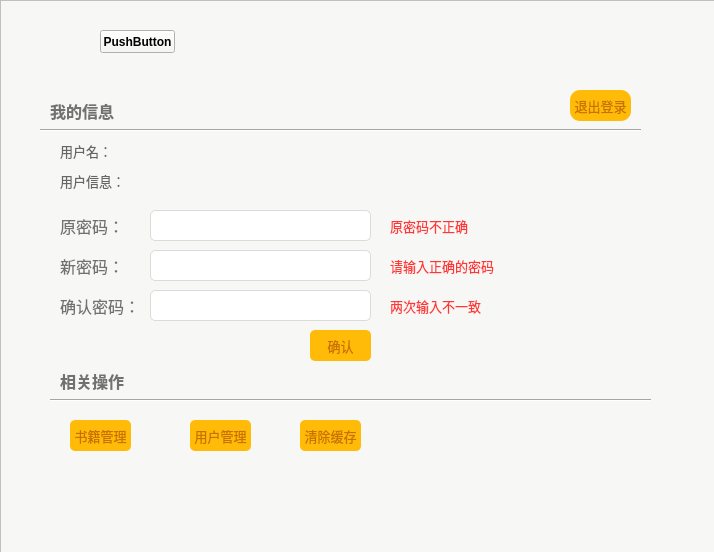
<?xml version="1.0" encoding="UTF-8"?>
<ui version="4.0">
 <class>admin</class>
 <widget class="QWidget" name="admin">
  <property name="geometry">
   <rect>
    <x>0</x>
    <y>0</y>
    <width>714</width>
    <height>552</height>
   </rect>
  </property>
  <property name="windowTitle">
   <string>admin</string>
  </property>
  <widget class="QFrame" name="frame">
   <property name="enabled">
    <bool>true</bool>
   </property>
   <property name="geometry">
    <rect>
     <x>0</x>
     <y>0</y>
     <width>791</width>
     <height>641</height>
    </rect>
   </property>
   <property name="sizePolicy">
    <sizepolicy hsizetype="Preferred" vsizetype="MinimumExpanding">
     <horstretch>0</horstretch>
     <verstretch>0</verstretch>
    </sizepolicy>
   </property>
   <property name="font">
    <font>
     <family>微软雅黑</family>
     <pointsize>14</pointsize>
     <weight>75</weight>
     <bold>true</bold>
    </font>
   </property>
   <property name="mouseTracking">
    <bool>false</bool>
   </property>
   <property name="autoFillBackground">
    <bool>false</bool>
   </property>
   <property name="styleSheet">
    <string notr="true">background-color:#f7f7f5;
font-weight:bold;</string>
   </property>
   <property name="frameShape">
    <enum>QFrame::StyledPanel</enum>
   </property>
   <property name="frameShadow">
    <enum>QFrame::Raised</enum>
   </property>
   <widget class="QLabel" name="label_21">
    <property name="geometry">
     <rect>
      <x>50</x>
      <y>100</y>
      <width>461</width>
      <height>21</height>
     </rect>
    </property>
    <property name="font">
     <font>
      <family>微软雅黑</family>
      <pointsize>12</pointsize>
      <weight>75</weight>
      <bold>true</bold>
     </font>
    </property>
    <property name="autoFillBackground">
     <bool>false</bool>
    </property>
    <property name="styleSheet">
     <string notr="true">color:#717170;
font-weight:blod;</string>
    </property>
    <property name="text">
     <string>我的信息</string>
    </property>
   </widget>
   <widget class="Line" name="line_5">
    <property name="geometry">
     <rect>
      <x>40</x>
      <y>120</y>
      <width>601</width>
      <height>20</height>
     </rect>
    </property>
    <property name="styleSheet">
     <string notr="true">opacity:0.7;</string>
    </property>
    <property name="orientation">
     <enum>Qt::Horizontal</enum>
    </property>
   </widget>
   <widget class="QLabel" name="label_01">
    <property name="geometry">
     <rect>
      <x>60</x>
      <y>140</y>
      <width>51</width>
      <height>21</height>
     </rect>
    </property>
    <property name="font">
     <font>
      <family>微软雅黑</family>
      <pointsize>10</pointsize>
     </font>
    </property>
    <property name="autoFillBackground">
     <bool>false</bool>
    </property>
    <property name="styleSheet">
     <string notr="true">color:#666;
font-weight:normal;</string>
    </property>
    <property name="text">
     <string>用户名：</string>
    </property>
   </widget>
   <widget class="QLabel" name="label_11">
    <property name="geometry">
     <rect>
      <x>120</x>
      <y>140</y>
      <width>271</width>
      <height>21</height>
     </rect>
    </property>
    <property name="font">
     <font>
      <family>微软雅黑</family>
      <pointsize>10</pointsize>
     </font>
    </property>
    <property name="autoFillBackground">
     <bool>false</bool>
    </property>
    <property name="styleSheet">
     <string notr="true">color:#666;
font-weight:normal;</string>
    </property>
    <property name="text">
     <string/>
    </property>
   </widget>
   <widget class="QLabel" name="label_12">
    <property name="geometry">
     <rect>
      <x>140</x>
      <y>170</y>
      <width>271</width>
      <height>21</height>
     </rect>
    </property>
    <property name="font">
     <font>
      <family>微软雅黑</family>
      <pointsize>10</pointsize>
     </font>
    </property>
    <property name="autoFillBackground">
     <bool>false</bool>
    </property>
    <property name="styleSheet">
     <string notr="true">color:#666;
font-weight:normal;</string>
    </property>
    <property name="text">
     <string/>
    </property>
   </widget>
   <widget class="QLabel" name="label_02">
    <property name="geometry">
     <rect>
      <x>60</x>
      <y>170</y>
      <width>61</width>
      <height>21</height>
     </rect>
    </property>
    <property name="font">
     <font>
      <family>微软雅黑</family>
      <pointsize>10</pointsize>
     </font>
    </property>
    <property name="autoFillBackground">
     <bool>false</bool>
    </property>
    <property name="styleSheet">
     <string notr="true">color:#666;
font-weight:normal;</string>
    </property>
    <property name="text">
     <string>用户信息：</string>
    </property>
   </widget>
   <widget class="QPushButton" name="pushButton_8">
    <property name="geometry">
     <rect>
      <x>310</x>
      <y>330</y>
      <width>61</width>
      <height>31</height>
     </rect>
    </property>
    <property name="font">
     <font>
      <family>微软雅黑</family>
      <pointsize>10</pointsize>
     </font>
    </property>
    <property name="mouseTracking">
     <bool>false</bool>
    </property>
    <property name="acceptDrops">
     <bool>false</bool>
    </property>
    <property name="styleSheet">
     <string notr="true">QPushButton:hover{background:qlineargradient(spread:pad, x1:0.505682, y1:0, x2:0.539773, y2:1, stop:0 rgba(255, 208, 32, 255), stop:1 rgba(255, 196, 19, 255));color:#c97002;border-radius:5;border:#E79F14;font-weight:normal;}
QPushButton:!hover{background-color:#ffbb07;
color:#c97002;border-radius:5;font-weight:normal;}</string>
    </property>
    <property name="text">
     <string>确认</string>
    </property>
   </widget>
   <widget class="QLineEdit" name="lineEdit_01">
    <property name="geometry">
     <rect>
      <x>150</x>
      <y>210</y>
      <width>221</width>
      <height>31</height>
     </rect>
    </property>
    <property name="font">
     <font>
      <family>微软雅黑</family>
      <pointsize>10</pointsize>
     </font>
    </property>
    <property name="styleSheet">
     <string notr="true">background:#fff;
border-radius:5;
border: 1px solid #dbdbd9;
padding-left:10;
color:#555;
font-weight:normal;</string>
    </property>
    <property name="text">
     <string/>
    </property>
   </widget>
   <widget class="QLabel" name="label_26">
    <property name="geometry">
     <rect>
      <x>60</x>
      <y>210</y>
      <width>71</width>
      <height>31</height>
     </rect>
    </property>
    <property name="font">
     <font>
      <family>微软雅黑</family>
      <pointsize>12</pointsize>
      <weight>50</weight>
      <bold>false</bold>
     </font>
    </property>
    <property name="autoFillBackground">
     <bool>false</bool>
    </property>
    <property name="styleSheet">
     <string notr="true">color:#717170;
font-weight:normal;</string>
    </property>
    <property name="text">
     <string>原密码：</string>
    </property>
   </widget>
   <widget class="QLabel" name="label_01_1">
    <property name="geometry">
     <rect>
      <x>390</x>
      <y>210</y>
      <width>121</width>
      <height>31</height>
     </rect>
    </property>
    <property name="font">
     <font>
      <family>微软雅黑</family>
      <pointsize>10</pointsize>
      <weight>50</weight>
      <bold>false</bold>
     </font>
    </property>
    <property name="autoFillBackground">
     <bool>false</bool>
    </property>
    <property name="styleSheet">
     <string notr="true">color:#ff3737;
font-weight:normal;</string>
    </property>
    <property name="text">
     <string>原密码不正确</string>
    </property>
   </widget>
   <widget class="QLabel" name="label_28">
    <property name="geometry">
     <rect>
      <x>60</x>
      <y>250</y>
      <width>71</width>
      <height>31</height>
     </rect>
    </property>
    <property name="font">
     <font>
      <family>微软雅黑</family>
      <pointsize>12</pointsize>
      <weight>50</weight>
      <bold>false</bold>
     </font>
    </property>
    <property name="autoFillBackground">
     <bool>false</bool>
    </property>
    <property name="styleSheet">
     <string notr="true">color:#717170;
font-weight:normal;</string>
    </property>
    <property name="text">
     <string>新密码：</string>
    </property>
   </widget>
   <widget class="QLabel" name="label_02_2">
    <property name="geometry">
     <rect>
      <x>390</x>
      <y>250</y>
      <width>121</width>
      <height>31</height>
     </rect>
    </property>
    <property name="font">
     <font>
      <family>微软雅黑</family>
      <pointsize>10</pointsize>
      <weight>50</weight>
      <bold>false</bold>
     </font>
    </property>
    <property name="autoFillBackground">
     <bool>false</bool>
    </property>
    <property name="styleSheet">
     <string notr="true">color:#ff3737;
font-weight:normal;</string>
    </property>
    <property name="text">
     <string>请输入正确的密码</string>
    </property>
   </widget>
   <widget class="QLineEdit" name="lineEdit_02">
    <property name="geometry">
     <rect>
      <x>150</x>
      <y>250</y>
      <width>221</width>
      <height>31</height>
     </rect>
    </property>
    <property name="font">
     <font>
      <family>微软雅黑</family>
      <pointsize>10</pointsize>
     </font>
    </property>
    <property name="styleSheet">
     <string notr="true">background:#fff;
border-radius:5;
border: 1px solid #dbdbd9;
padding-left:10;
color:#555;
font-weight:normal;</string>
    </property>
    <property name="text">
     <string/>
    </property>
   </widget>
   <widget class="QLineEdit" name="lineEdit_03">
    <property name="geometry">
     <rect>
      <x>150</x>
      <y>290</y>
      <width>221</width>
      <height>31</height>
     </rect>
    </property>
    <property name="font">
     <font>
      <family>微软雅黑</family>
      <pointsize>10</pointsize>
     </font>
    </property>
    <property name="styleSheet">
     <string notr="true">background:#fff;
border-radius:5;
border: 1px solid #dbdbd9;
padding-left:10;
color:#555;
font-weight:normal;</string>
    </property>
    <property name="text">
     <string/>
    </property>
   </widget>
   <widget class="QLabel" name="label_03_3">
    <property name="geometry">
     <rect>
      <x>390</x>
      <y>290</y>
      <width>121</width>
      <height>31</height>
     </rect>
    </property>
    <property name="font">
     <font>
      <family>微软雅黑</family>
      <pointsize>10</pointsize>
      <weight>50</weight>
      <bold>false</bold>
     </font>
    </property>
    <property name="autoFillBackground">
     <bool>false</bool>
    </property>
    <property name="styleSheet">
     <string notr="true">color:#ff3737;
font-weight:normal;</string>
    </property>
    <property name="text">
     <string>两次输入不一致</string>
    </property>
   </widget>
   <widget class="QLabel" name="label_31">
    <property name="geometry">
     <rect>
      <x>60</x>
      <y>290</y>
      <width>81</width>
      <height>31</height>
     </rect>
    </property>
    <property name="font">
     <font>
      <family>微软雅黑</family>
      <pointsize>12</pointsize>
      <weight>50</weight>
      <bold>false</bold>
     </font>
    </property>
    <property name="autoFillBackground">
     <bool>false</bool>
    </property>
    <property name="styleSheet">
     <string notr="true">color:#717170;
font-weight:normal;</string>
    </property>
    <property name="text">
     <string>确认密码：</string>
    </property>
   </widget>
   <widget class="QLabel" name="label_32">
    <property name="geometry">
     <rect>
      <x>60</x>
      <y>370</y>
      <width>461</width>
      <height>21</height>
     </rect>
    </property>
    <property name="font">
     <font>
      <family>微软雅黑</family>
      <pointsize>12</pointsize>
      <weight>75</weight>
      <bold>true</bold>
     </font>
    </property>
    <property name="autoFillBackground">
     <bool>false</bool>
    </property>
    <property name="styleSheet">
     <string notr="true">color:#717170;
</string>
    </property>
    <property name="text">
     <string>相关操作</string>
    </property>
   </widget>
   <widget class="Line" name="line_6">
    <property name="geometry">
     <rect>
      <x>50</x>
      <y>390</y>
      <width>601</width>
      <height>20</height>
     </rect>
    </property>
    <property name="styleSheet">
     <string notr="true">opacity:0.7;</string>
    </property>
    <property name="orientation">
     <enum>Qt::Horizontal</enum>
    </property>
   </widget>
   <widget class="QPushButton" name="pushButton_test">
    <property name="geometry">
     <rect>
      <x>570</x>
      <y>90</y>
      <width>61</width>
      <height>31</height>
     </rect>
    </property>
    <property name="font">
     <font>
      <family>微软雅黑</family>
      <pointsize>10</pointsize>
     </font>
    </property>
    <property name="mouseTracking">
     <bool>false</bool>
    </property>
    <property name="acceptDrops">
     <bool>false</bool>
    </property>
    <property name="styleSheet">
     <string notr="true">width:50;
height:24;
background-color:#ffbb07;
color:#c97002;
border-radius:10;
font-weight:normal;</string>
    </property>
    <property name="text">
     <string>退出登录</string>
    </property>
   </widget>
   <widget class="QPushButton" name="pushButton">
    <property name="geometry">
     <rect>
      <x>70</x>
      <y>420</y>
      <width>61</width>
      <height>31</height>
     </rect>
    </property>
    <property name="font">
     <font>
      <family>微软雅黑</family>
      <pointsize>10</pointsize>
     </font>
    </property>
    <property name="mouseTracking">
     <bool>false</bool>
    </property>
    <property name="acceptDrops">
     <bool>false</bool>
    </property>
    <property name="styleSheet">
     <string notr="true">QPushButton:hover{background:qlineargradient(spread:pad, x1:0.505682, y1:0, x2:0.539773, y2:1, stop:0 rgba(255, 208, 32, 255), stop:1 rgba(255, 196, 19, 255));color:#c97002;border-radius:5;border:#E79F14;font-weight:normal;}
QPushButton:!hover{background-color:#ffbb07;
color:#c97002;border-radius:5;font-weight:normal;}</string>
    </property>
    <property name="text">
     <string>书籍管理</string>
    </property>
   </widget>
   <widget class="QPushButton" name="pushButton_2">
    <property name="geometry">
     <rect>
      <x>190</x>
      <y>420</y>
      <width>61</width>
      <height>31</height>
     </rect>
    </property>
    <property name="font">
     <font>
      <family>微软雅黑</family>
      <pointsize>10</pointsize>
     </font>
    </property>
    <property name="mouseTracking">
     <bool>false</bool>
    </property>
    <property name="acceptDrops">
     <bool>false</bool>
    </property>
    <property name="styleSheet">
     <string notr="true">QPushButton:hover{background:qlineargradient(spread:pad, x1:0.505682, y1:0, x2:0.539773, y2:1, stop:0 rgba(255, 208, 32, 255), stop:1 rgba(255, 196, 19, 255));color:#c97002;border-radius:5;border:#E79F14;font-weight:normal;}
QPushButton:!hover{background-color:#ffbb07;
color:#c97002;border-radius:5;font-weight:normal;}</string>
    </property>
    <property name="text">
     <string>用户管理</string>
    </property>
   </widget>
   <widget class="QPushButton" name="pushButton_3">
    <property name="geometry">
     <rect>
      <x>100</x>
      <y>30</y>
      <width>75</width>
      <height>23</height>
     </rect>
    </property>
    <property name="text">
     <string>PushButton</string>
    </property>
   </widget>
   <widget class="QPushButton" name="pushButton_4">
    <property name="geometry">
     <rect>
      <x>300</x>
      <y>420</y>
      <width>61</width>
      <height>31</height>
     </rect>
    </property>
    <property name="font">
     <font>
      <family>微软雅黑</family>
      <pointsize>10</pointsize>
     </font>
    </property>
    <property name="mouseTracking">
     <bool>false</bool>
    </property>
    <property name="acceptDrops">
     <bool>false</bool>
    </property>
    <property name="styleSheet">
     <string notr="true">QPushButton:hover{background:qlineargradient(spread:pad, x1:0.505682, y1:0, x2:0.539773, y2:1, stop:0 rgba(255, 208, 32, 255), stop:1 rgba(255, 196, 19, 255));color:#c97002;border-radius:5;border:#E79F14;font-weight:normal;}
QPushButton:!hover{background-color:#ffbb07;
color:#c97002;border-radius:5;font-weight:normal;}</string>
    </property>
    <property name="text">
     <string>清除缓存</string>
    </property>
   </widget>
  </widget>
 </widget>
 <resources/>
 <connections/>
</ui>
